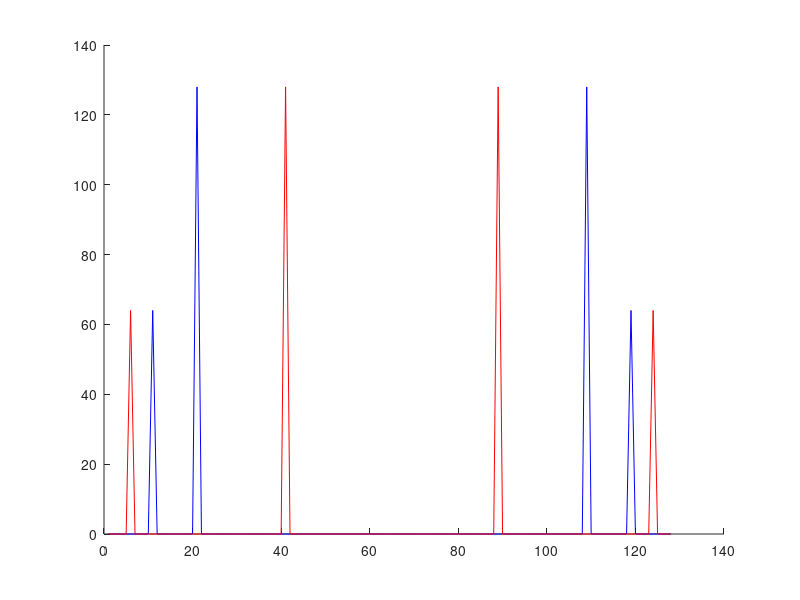
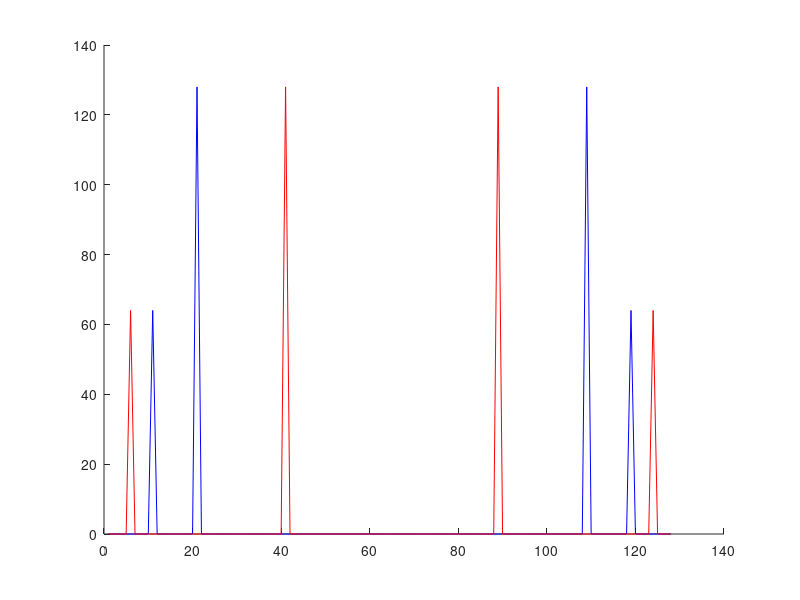

These figures' MATLAB source, in order:

%
% N-FFT of a single 2N signal 
% (doesn't work)
%

N=2^7;
% create two real valued signal with known properties
xx = (0:N-1)/N;
signal_1 = sin(xx*2*pi*10)+2*sin(xx*2*pi*20);
signal_2 = sin(xx*2*pi*5)+2*sin(xx*2*pi*40);

% fft each of them
Xref_1 = fft(signal_1,N);
Xref_2 = fft(signal_2,N);
figure('name','reference')
hold on;
plot(abs(Xref_1),'color','b');
plot(abs(Xref_2),'color','r');


%%
% repeat, but this time we use a single fft operation


% form the signal
signal_cmpx = signal_1+1j*signal_2;

% compute the fft
X = fft(signal_cmpx,N);

% compute the split operation to recover individual X(n)
Xr_1(1) = real(X(1));
Xi_1(1) = 0;

Xr_2(1) = imag(X(1));
Xi_2(1) = 0;

Xr_1(N/2+1) = imag(X(N/2+1));
Xr_2(N/2+1) = imag(X(N/2+1));
Xi_1(N/2+1) = 0;
Xi_2(N/2+1) = 0;

for kk=1:N/2-1
    Xr_1(kk+1) = 0.5*(real(X(kk+1))+real(X(N-kk+1)));
    Xr_2(kk+1) = 0.5*(imag(X(kk+1))+imag(X(N-kk+1)));
    Xr_1(N-kk+1) = Xr_1(kk+1);
    Xr_2(N-kk+1) = Xr_2(kk+1);
    
    Xi_1(kk+1) = 0.5*(imag(X(kk+1))-imag(X(N-kk+1)));
    Xi_2(kk+1) = 0.5*(real(X(kk+1))-real(X(N-kk+1)));
    Xi_1(N-kk+1) = -Xi_1(kk+1);
    Xi_2(N-kk+1) = -Xi_2(kk+1);
end

X_1 = Xr_1+1j*Xi_1;
X_2 = Xr_2+1j*Xi_2;

figure('name','splitted')
hold on;
plot(abs(X_1),'color','b');
plot(abs(X_2),'color','r');


